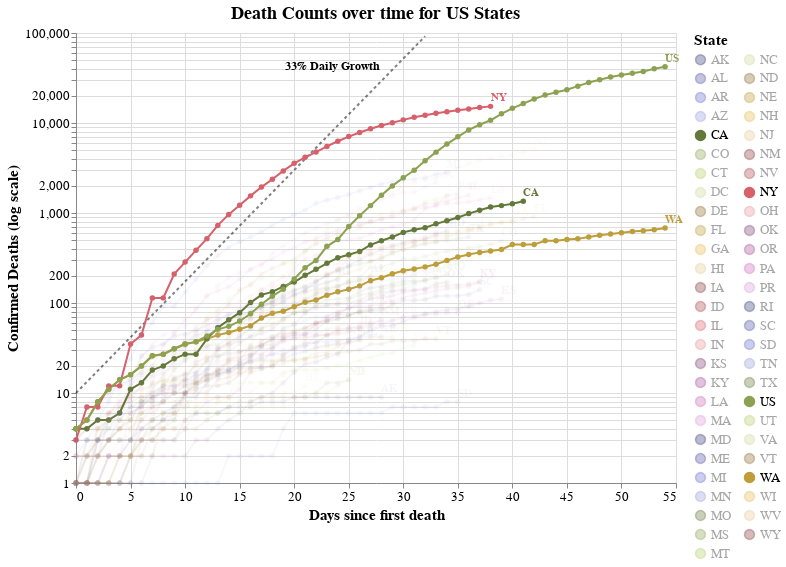

Source (notebook cell):
### Code cell
#hide_input
make_death_chart(['US'])

### Figure 1 — Vega-Lite specification as saved in the notebook (floating-point values rounded to 4 significant figures; data arrays with more than 128 entries replaced by an {"elided": "..."} marker saying what was removed)
{"config": {"view": {"continuousWidth": 400, "continuousHeight": 300}, "axis": {"labelFontSize": 13, "titleFontSize": 15}, "legend": {"labelFontSize": 13, "titleFontSize": 15}, "title": {"fontSize": 18}}, "layer": [{"mark": {"type": "line", "color": "black", "opacity": 0.5, "strokeDash": [3, 3]}, "encoding": {"x": {"type": "quantitative", "field": "Days since first death"}, "y": {"type": "quantitative", "field": "Confirmed Deaths"}}}, {"mark": {"type": "text", "align": "left", "dx": -140, "dy": 30, "fontSize": 12, "fontWeight": "bold", "text": "33% Daily Growth"}, "encoding": {"x": {"type": "quantitative", "field": "Days since first death"}, "y": {"type": "quantitative", "field": "Confirmed Deaths"}}, "transform": [{"filter": "(datum['Days since first death'] >= 32)"}]}, {"data": {"name": "data-179e7811707a707b08a0f6b396ae77ba"}, "mark": {"type": "line", "point": true}, "encoding": {"color": {"type": "nominal", "field": "State", "legend": {"columns": 2, "symbolLimit": 57}, "scale": {"scheme": "category20b"}}, "opacity": {"condition": {"value": 1, "selection": "selector003"}, "value": 0.05}, "tooltip": [{"type": "temporal", "field": "date"}, {"type": "nominal", "field": "State"}, {"type": "quantitative", "field": "Confirmed Cases"}, {"type": "quantitative", "field": "Confirmed Deaths"}, {"type": "quantitative", "field": "population"}, {"type": "quantitative", "field": "deaths_per_m"}, {"type": "quantitative", "field": "cases_per_m"}, {"type": "quantitative", "field": "Days since 100 cases"}, {"type": "quantitative", "field": "Days since first death"}], "x": {"type": "quantitative", "field": "Days since first death"}, "y": {"type": "quantitative", "field": "Confirmed Deaths", "scale": {"type": "log"}, "title": "Confirmed Deaths (log scale)"}}, "height": 450, "selection": {"selector003": {"type": "multi", "fields": ["State"], "bind": "legend", "init": [{"State": "US"}, {"State": "CA"}, {"State": "WA"}, {"State": "NY"}]}}, "width": 600}, {"data": {"name": "data-179e7811707a707b08a0f6b396ae77ba"}, "mark": {"type": "text", "align": "left", "dy": -8, "fontWeight": "bold"}, "encoding": {"color": {"type": "nominal", "field": "State", "legend": {"columns": 2, "symbolLimit": 57}, "scale": {"scheme": "category20b"}}, "opacity": {"condition": {"value": 1, "selection": "selector003"}, "value": 0.05}, "text": {"type": "nominal", "field": "State"}, "tooltip": [{"type": "temporal", "field": "date"}, {"type": "nominal", "field": "State"}, {"type": "quantitative", "field": "Confirmed Cases"}, {"type": "quantitative", "field": "Confirmed Deaths"}, {"type": "quantitative", "field": "population"}, {"type": "quantitative", "field": "deaths_per_m"}, {"type": "quantitative", "field": "cases_per_m"}, {"type": "quantitative", "field": "Days since 100 cases"}, {"type": "quantitative", "field": "Days since first death"}], "x": {"type": "quantitative", "field": "Days since first death"}, "y": {"type": "quantitative", "field": "Confirmed Deaths", "scale": {"type": "log"}, "title": "Confirmed Deaths (log scale)"}}, "height": 450, "transform": [{"filter": "(datum['date'] >= 1587513600000)"}], "width": 600}], "data": {"name": "data-3f3660b1853d20e6a4a26738711f2bea"}, "title": "Death Counts over time for US States", "$schema": "https://vega.github.io/schema/vega-lite/v4.8.1.json", "datasets": {"data-3f3660b1853d20e6a4a26738711f2bea": [{"Days since first death": 0, "Confirmed Deaths": 10.0}, {"Days since first death": 1, "Confirmed Deaths": 13.3}, {"Days since first death": 2, "Confirmed Deaths": 17.69}, {"Days since first death": 3, "Confirmed Deaths": 23.53}, {"Days since first death": 4, "Confirmed Deaths": 31.29}, {"Days since first death": 5, "Confirmed Deaths": 41.62}, {"Days since first death": 6, "Confirmed Deaths": 55.35}, {"Days since first death": 7, "Confirmed Deaths": 73.61}, {"Days since first death": 8, "Confirmed Deaths": 97.91}, {"Days since first death": 9, "Confirmed Deaths": 130.2}, {"Days since first death": 10, "Confirmed Deaths": 173.2}, {"Days since first death": 11, "Confirmed Deaths": 230.3}, {"Days since first death": 12, "Confirmed Deaths": 306.4}, {"Days since first death": 13, "Confirmed Deaths": 407.4}, {"Days since first death": 14, "Confirmed Deaths": 541.9}, {"Days since first death": 15, "Confirmed Deaths": 720.7}, {"Days since first death": 16, "Confirmed Deaths": 958.6}, {"Days since first death": 17, "Confirmed Deaths": 1275.0}, {"Days since first death": 18, "Confirmed Deaths": 1696.0}, {"Days since first death": 19, "Confirmed Deaths": 2255.0}, {"Days since first death": 20, "Confirmed Deaths": 2999.0}, {"Days since first death": 21, "Confirmed Deaths": 3989.0}, {"Days since first death": 22, "Confirmed Deaths": 5306.0}, {"Days since first death": 23, "Confirmed Deaths": 7056.0}, {"Days since first death": 24, "Confirmed Deaths": 9385.0}, {"Days since first death": 25, "Confirmed Deaths": 12480.0}, {"Days since first death": 26, "Confirmed Deaths": 16600.0}, {"Days since first death": 27, "Confirmed Deaths": 22080.0}, {"Days since first death": 28, "Confirmed Deaths": 29370.0}, {"Days since first death": 29, "Confirmed Deaths": 39060.0}, {"Days since first death": 30, "Confirmed Deaths": 51950.0}, {"Days since first death": 31, "Confirmed Deaths": 69090.0}, {"Days since first death": 32, "Confirmed Deaths": 91890.0}], "data-179e7811707a707b08a0f6b396ae77ba": {"elided": "1793 records"}}}
